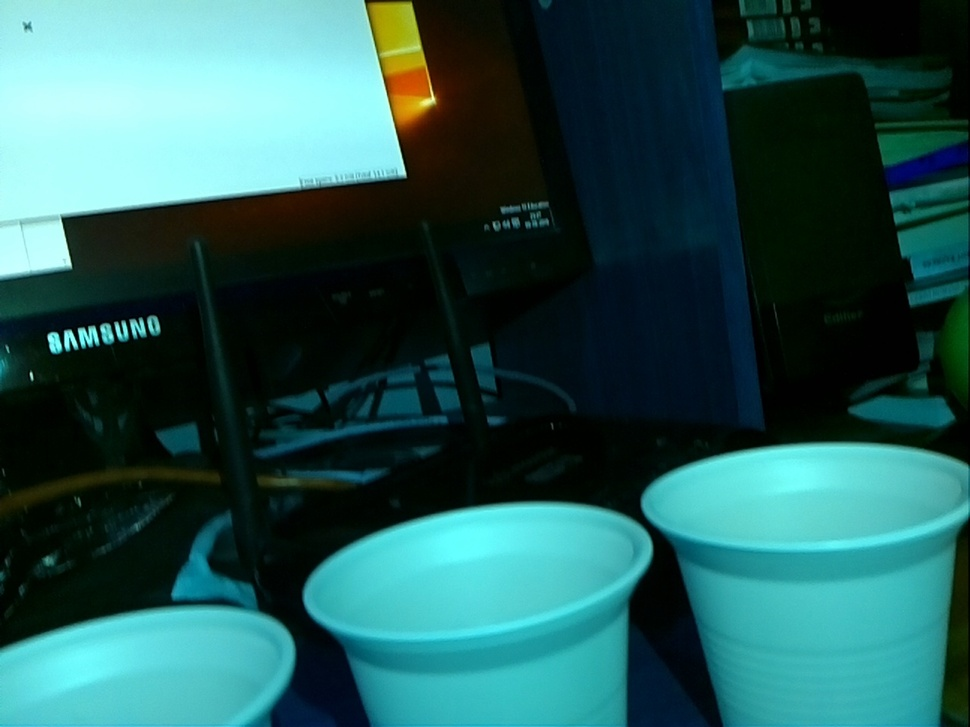
//> input picture Larc2016/Test/image12.jpg, 970 x 727 px, shrunk from 1280 x 960 before the run
$ ./houghcircles image12.jpg   (built with g++ and OpenCV 4)
//> lines starting //> are read from the running program, lines starting //| are printed output that depends on the picture
#include "opencv2/imgcodecs.hpp"
#include "opencv2/highgui/highgui.hpp"
#include "opencv2/imgproc/imgproc.hpp"

#include <iostream>

using namespace cv;
using namespace std;

static void help()
{
    cout << "\nThis program demonstrates circle finding with the Hough transform.\n"
            "Usage:\n"
            "./houghcircles <image_name>, Default is ../data/board.jpg\n" << endl;
}

int main(int argc, char** argv)
{
    const char* filename = argc >= 2 ? argv[1] : "../data/board.jpg";

    Mat img = imread(filename, 0);
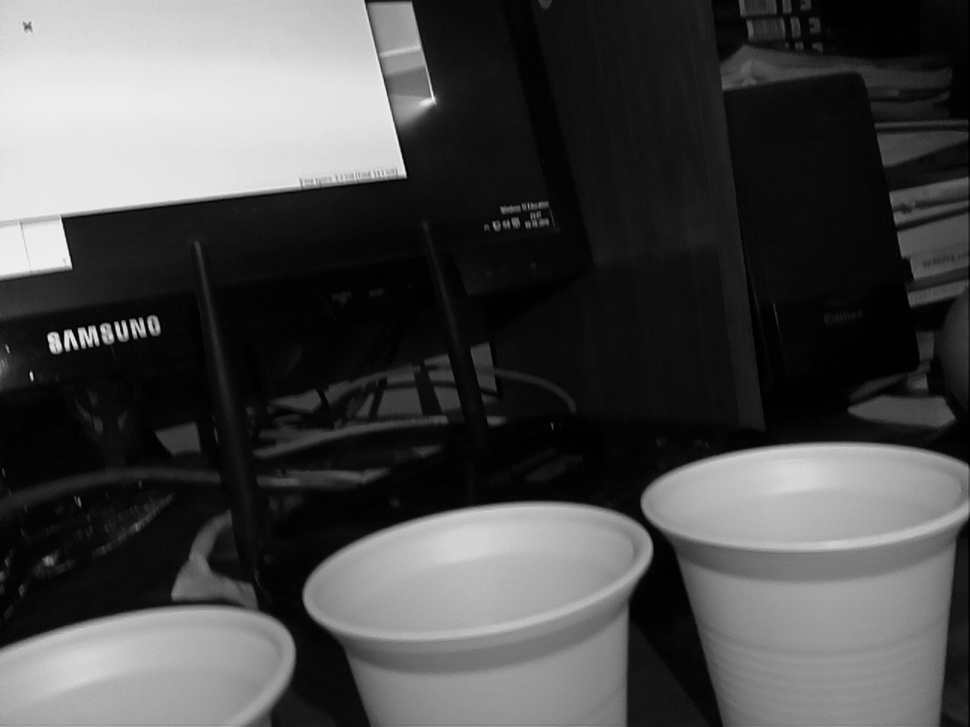
//> img: 727 rows x 970 cols, CV_8UC1; min 0, max 249, mean 73.6
    if(img.empty())
    {
        help();
        cout << "can not open " << filename << endl;
        return -1;
    }

    medianBlur(img, img, 5);

    Mat cimg;

    cvtColor(img, cimg, COLOR_GRAY2BGR);
	//Mat cimg = img >= 100;
    vector<Vec3f> circles;
    HoughCircles(img, circles, HOUGH_GRADIENT, 1, 30,
                 140, 30, 10,1000 // change the last two parameters
                                // (min_radius & max_radius) to detect larger circles
                 );
//> circles = 7 circles (x, y, radius): [223.5, 651.5, 71.9], [567.5, 625.5, 124.6], [336.5, 593.5, 34.2], [933.5, 242.5, 35.2], [913.5, 169.5, 48.6], [233.5, 559.5, 43.6], [103.5, 332.5, 12.2]
    for( size_t i = 0; i < circles.size(); i++ )
    {
        Vec3i c = circles[i];
        circle( cimg, Point(c[0], c[1]), c[2], Scalar(0,0,255), 3, LINE_AA);
        circle( cimg, Point(c[0], c[1]), 2, Scalar(0,255,0), 3, LINE_AA);
    }
//> this loop made 7 passes
//> c on passes 1 to 7: [224, 652, 72], [568, 626, 125], [336, 594, 34], [934, 242, 35], [914, 170, 49], [234, 560, 44], [104, 332, 12]
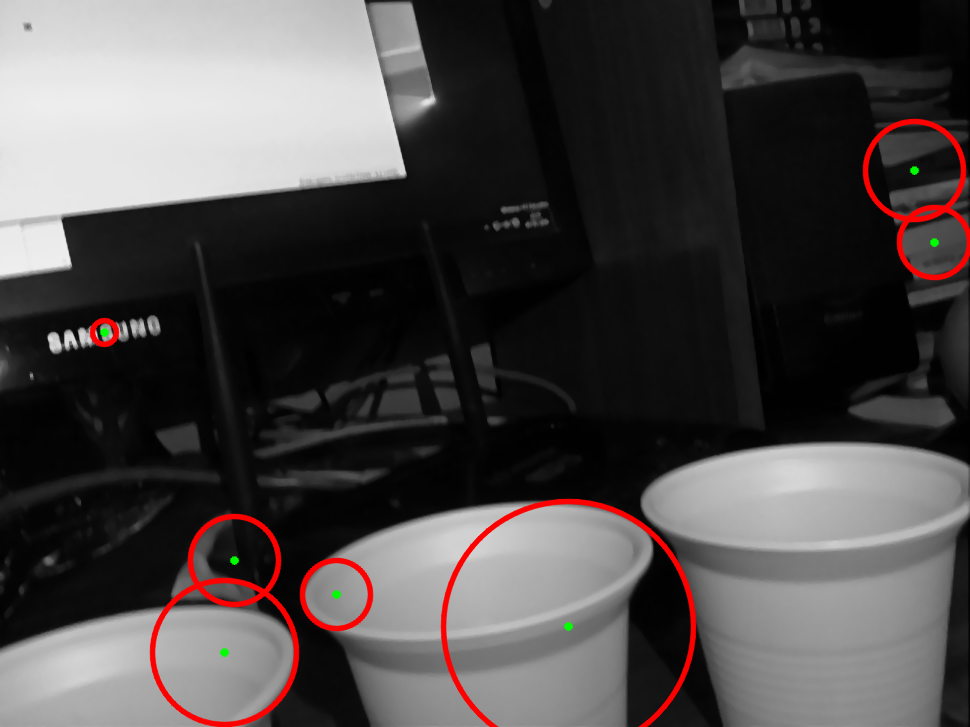
//> cimg: 727 rows x 970 cols, CV_8UC3; mean B, G, R 72.2, 72.3, 76.4

    imshow("detected circles", cimg);
    waitKey();

    return 0;
}

$ run again, on Larc2016/Test/image60.jpg
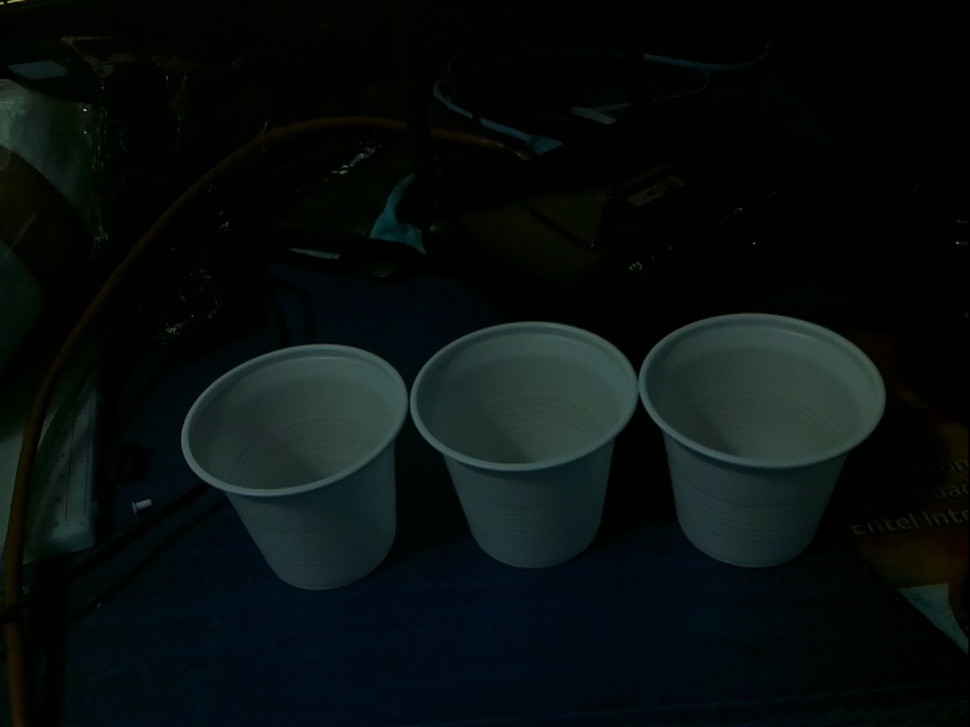
//> input picture Larc2016/Test/image60.jpg, 970 x 727 px, shrunk from 1280 x 960 before the run
//> circles = 14 circles (x, y, radius), first 12: [531.5, 484.5, 163.4], [318.5, 507.5, 163.6], [751.5, 487.5, 174.8], [293.5, 474.5, 122.7], [472.5, 395.5, 56.8], [517.5, 446.5, 123.6], [515.5, 354.5, 115.7], [748.5, 335.5, 119.5], [497.5, 422.5, 88.7], [701.5, 379.5, 56.1], [229.5, 437.5, 49.4], [269.5, 450.5, 84.6]
//> the loop `for( size_t i = 0; i < circles.size(); i++ )` made 14 passes
//> c on passes 1 to 8: [532, 484, 163], [318, 508, 164], [752, 488, 175], [294, 474, 123], [472, 396, 57], [518, 446, 124], [516, 354, 116], [748, 336, 120]
//> after the loop `for( size_t i = 0; i < circles.size(); i++ )`:
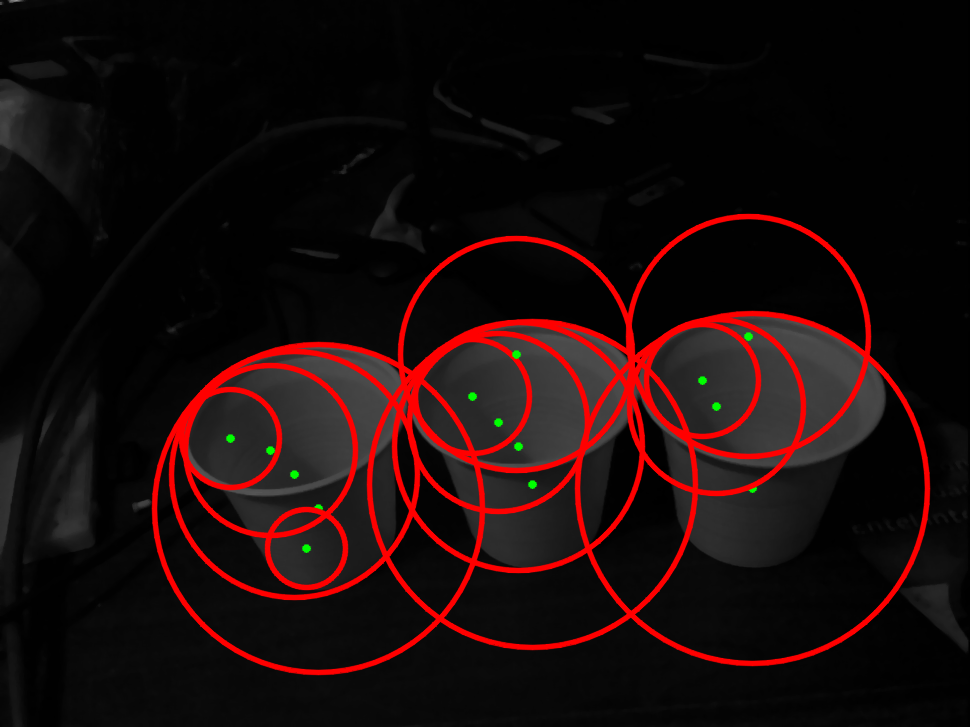
//> cimg: 727 rows x 970 cols, CV_8UC3; mean B, G, R 10.8, 11, 26.6
